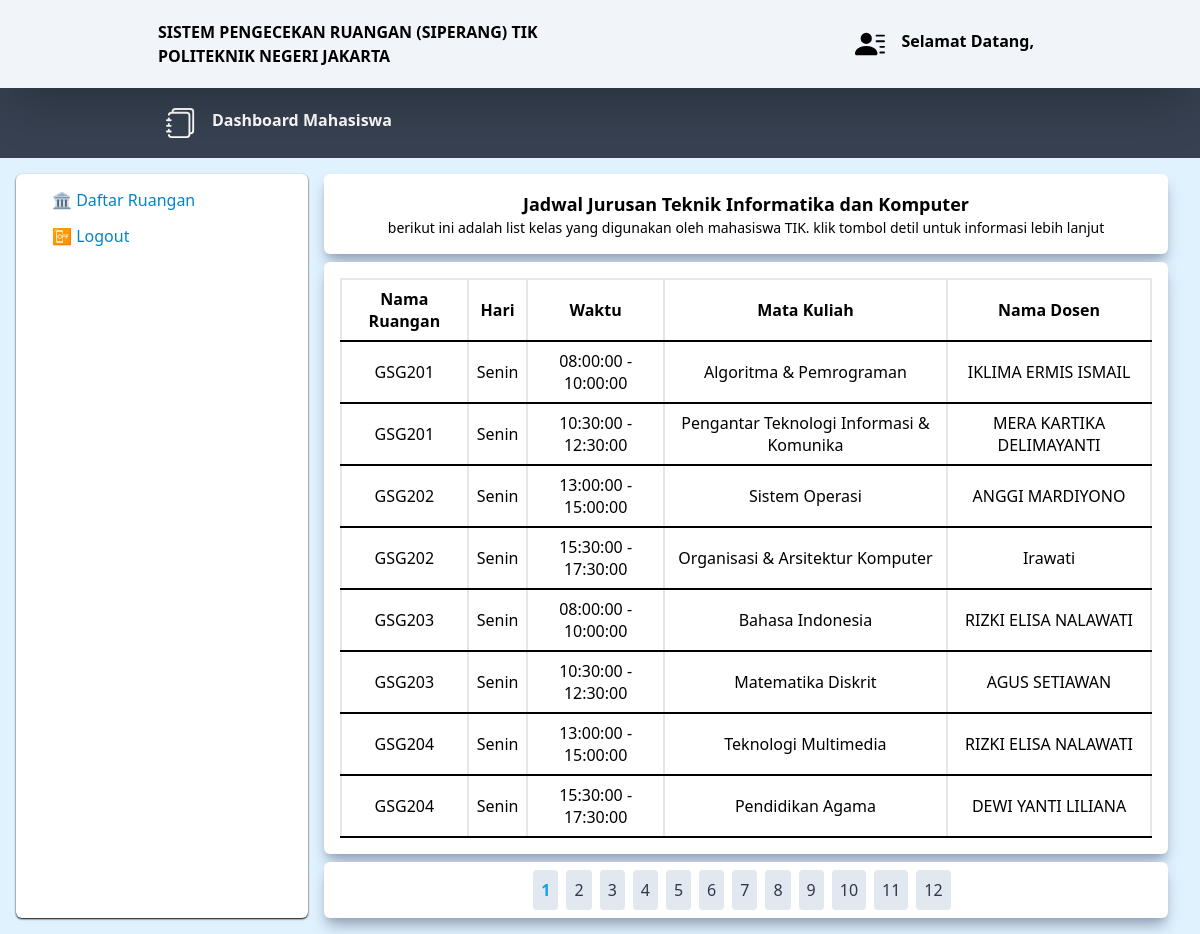
The page /page/dashboard.php on the database its author committed.
### tables this page shows
CREATE TABLE `jadwal` (
  `id_jadwal` int(10) NOT NULL,
  `id_ruangan` varchar(30) NOT NULL,
  `id_matkul` varchar(20) NOT NULL,
  `NIP` varchar(50) NOT NULL,
  `hari` varchar(6) DEFAULT NULL,
  `tanggal` date DEFAULT NULL,
  `keterangan` varchar(255) NOT NULL,
  `waktu_mulai` time DEFAULT NULL,
  `waktu_selesai` time DEFAULT NULL,
  `nama_peminjam` varchar(45) DEFAULT NULL,
  `status` varchar(10) NOT NULL
);

CREATE TABLE `mata_kuliah` (
  `id_matkul` varchar(15) NOT NULL,
  `nama_matkul` varchar(40) NOT NULL
);

CREATE TABLE `dosen` (
  `NIP` varchar(25) NOT NULL,
  `nama_dosen` varchar(45) NOT NULL
);

### page/dashboard.php (the view, shortened to what this page needs)
<?php
include("../util/connection.php");
$itemsPerPage = 8;
$sqlCount = "SELECT COUNT(*) as total FROM jadwal";
$resultCount = mysqli_query($conn, $sqlCount);
$rowCount = mysqli_fetch_assoc($resultCount);
$totalItems = $rowCount['total'];
$totalPages = ceil($totalItems / $itemsPerPage);
$page = isset($_GET['page']) ? intval($_GET['page']) : 1;
$page = max(1, min($page, $totalPages));
$offset = ($page - 1) * $itemsPerPage;
$sql = "SELECT jadwal.*, dosen.nama_dosen, mata_kuliah.nama_matkul
  FROM jadwal
  JOIN dosen ON jadwal.NIP = dosen.NIP
  JOIN mata_kuliah ON jadwal.id_matkul = mata_kuliah.id_matkul LIMIT $itemsPerPage OFFSET $offset;";
$result = mysqli_query($conn, $sql);
?>
<html>
<head>
  <script src="https://cdn.tailwindcss.com"></script>
</head>
<body class="bg-sky-100">
  <header class="sticky bg-slate-100 py-5 font-bold shadow-blake shadow-2xl">
    <nav class="flex flex-row mx-auto w-9/12 px-2">
      <div class="basis-1/2 uppercase text-md items-center">
        <a href="">
          <span>Sistem Pengecekan Ruangan (SIPERANG) TIK</span> <br />
          <span>Politeknik Negeri Jakarta</span>
        </a>
      </div>
      <div class="basis-1/2 text-end my-auto inline-block items-center p-2">
        <a href="" class="flex justify-end transition-all duration-300 ease-in-out hover:text-sky-300">
          <span class="mx-4">
            </span>
          <span class="text-md">Selamat Datang,
          </span></a>
      </div>
    </nav>
  </header>
  <main>
    <div class="bg-gray-700">
      <div class="flex flex-row w-9/12 py-5 mx-auto">
        <div class="text-white font-bold text-md flex flex-start basis-1/2">
          <div class="mx-4">
          </div>
          <div>Dashboard Mahasiswa</div>
        </div>
      </div>
    </div>
    <div class="flex flex-row p-4 mx-auto">
      <div class="basis-1/4 rounded-md transition-all duration-300 ease-in-out shadow-black shadow-sm bg-white">
        <ul class="indent-7 text-sky-600 leading-9 p-2 mx-auto">
          <a href="daftar-ruangan.php">
            <li class="hover:border-2 hover:border-sky-500 transition-all duration-100 ease-in-out rounded-md">
              🏛️ Daftar Ruangan
            </li>
          </a>
          <a href="../util/logout.php">
            <li class="hover:border-2 hover:border-sky-500 transition-all duration-100 ease-in-out rounded-md">
              📴 Logout
            </li>
          </a>
        </ul>
      </div>
      <div class="basis-3/4">
        <div class="px-4">
          <div class="rounded-md mb-2 shadow-slate-400 shadow-lg  h-max relative bg-white p-4 text-center text-lg font-bold">
            Jadwal Jurusan Teknik Informatika dan Komputer <br>
            <div class="text-sm font-normal">
              berikut ini adalah list kelas yang digunakan oleh mahasiswa TIK. klik tombol detil untuk informasi lebih lanjut
            </div>
          </div>
          <div class="rounded-md mb-2 shadow-slate-400 shadow-lg flex flex-row h-max relative bg-white p-4">
            <table class="w-full text-center">
              <tr>
                <th class="border-2 border-b-black w-1/8 p-2">Nama Ruangan</th>
                <th class="border-2 border-b-black W-1/8 p-2">Hari</th>
                <th class="border-2 border-b-black W-1/8 p-2">Waktu</th>
                <th class="border-2 border-b-black w-2/8 p-2">Mata Kuliah</th>
                <th class="border-2 border-b-black W-2/8 p-2">Nama Dosen</th>
              </tr>
              <?php
              if ($result->num_rows > 0) {
                while ($row = $result->fetch_assoc()) {
              ?>
                  <tr>
                    <td class="border-2 border-b-black p-2"><?= $row['id_ruangan']; ?></td>
                    <td class="border-2 border-b-black p-2"><?= $row['hari']; ?></td>
                    <td class="border-2 border-b-black p-2">
                      <?php echo isset($row['waktu_mulai']) ? $row['waktu_mulai'] : ''; ?> -
                      <?php echo isset($row['waktu_selesai']) ? $row['waktu_selesai'] : ''; ?>
                    </td>
                    <td class="border-2 border-b-black p-2"><?= $row['nama_matkul']; ?></td>
                    <td class="border-2 border-b-black p-2"><?= $row['nama_dosen']; ?></td>
                  </tr>
              <?php }
              } ?>
            </table>
          </div>
          <div class="flex justify-center rounded-md shadow-slate-400 shadow-lg flex flex-row h-max relative bg-white p-2">
            <ul class="pagination">
              <?php for ($i = 1; $i <= $totalPages; $i++) : ?>
                <li>
                  <a href="?page=<?= $i ?>" class="pagination-link <?= $i === $page ? 'text-sky-500 font-bold' : '' ?>">
                    <?= $i ?>
                  </a>
                </li>
              <?php endfor; ?>
            </ul>
          </div>
        </div>
      </div>
    </div>
  </main>
</body>
</html>

### page/dashboard.php (style rules this page uses)
.pagination { display: flex; list-style: none; padding: 0; }
.pagination li { margin-right: 0.5rem; }
.pagination-link { display: inline-block; padding: 0.5rem; background-color: #e2e8f0; color: #2d3748; text-decoration: none; border-radius: 0.25rem; transition: background-color 0.3s; }
.pagination-link.font-bold { font-weight: bold; }

### rows shown on the page
jadwal: id_ruangan "GSG201", hari "Senin", waktu_mulai "08:00:00", waktu_selesai "10:00:00", id_matkul.nama_matkul "Algoritma & Pemrograman", dosen.nama_dosen "IKLIMA ERMIS ISMAIL"
jadwal: id_ruangan "GSG201", hari "Senin", waktu_mulai "10:30:00", waktu_selesai "12:30:00", id_matkul.nama_matkul "Pengantar Teknologi Informasi & Komunika", dosen.nama_dosen "MERA KARTIKA DELIMAYANTI"
jadwal: id_ruangan "GSG202", hari "Senin", waktu_mulai "13:00:00", waktu_selesai "15:00:00", id_matkul.nama_matkul "Sistem Operasi", dosen.nama_dosen "ANGGI MARDIYONO"
jadwal: id_ruangan "GSG202", hari "Senin", waktu_mulai "15:30:00", waktu_selesai "17:30:00", id_matkul.nama_matkul "Organisasi & Arsitektur Komputer", dosen.nama_dosen "Irawati"
jadwal: id_ruangan "GSG203", hari "Senin", waktu_mulai "08:00:00", waktu_selesai "10:00:00", id_matkul.nama_matkul "Bahasa Indonesia", dosen.nama_dosen "RIZKI ELISA NALAWATI"
jadwal: id_ruangan "GSG203", hari "Senin", waktu_mulai "10:30:00", waktu_selesai "12:30:00", id_matkul.nama_matkul "Matematika Diskrit", dosen.nama_dosen "AGUS SETIAWAN"
jadwal: id_ruangan "GSG204", hari "Senin", waktu_mulai "13:00:00", waktu_selesai "15:00:00", id_matkul.nama_matkul "Teknologi Multimedia", dosen.nama_dosen "RIZKI ELISA NALAWATI"
jadwal: id_ruangan "GSG204", hari "Senin", waktu_mulai "15:30:00", waktu_selesai "17:30:00", id_matkul.nama_matkul "Pendidikan Agama", dosen.nama_dosen "DEWI YANTI LILIANA"
